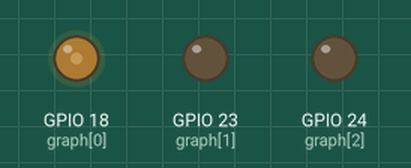
The program below on a simulated Raspberry Pi (BCM pin numbers). Parts: output pins drawn as LEDs (lit = HIGH). At 5.0 s the program stops and its outputs stay as they are.

Above: at 0.1 s.
At 1.1 s:
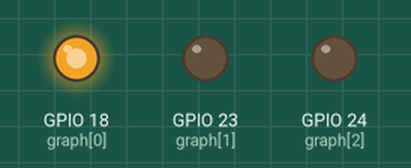
At 2.1 s:
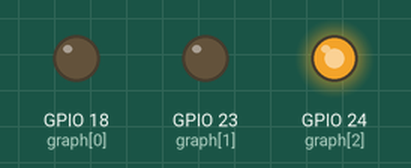
At 3.1 s:
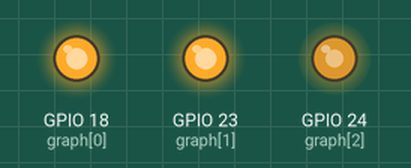
At 5.1 s:
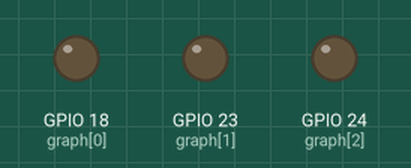
Timing chart, 0 to 6.5 s (numbered marks = the images above):
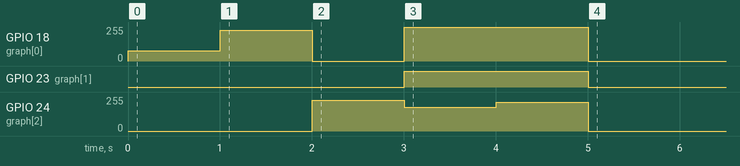

The program:

ex06_ledbargraph.py
```python
from gpiozero import LEDBarGraph
from time import sleep

graph = LEDBarGraph(18, 23, 24, pwm=True)

graph.value = 1/10 # (0.5, 0, 0)
sleep(1)
graph.value = 3/10 # (1, 0.5, 0)
sleep(1)
# 음수 뒤에서 해석
graph.value = -3/10 # (0, 0, 0)
sleep(1)
graph.value = 9/10 # (1, 1, 1)
sleep(1)
graph.value = 95/100 # (1, 1, 1)
sleep(1)
```

Measured:
- by itself, GPIO 23 (graph[1]): LOW → HIGH at 3.0 s, → LOW 2.0 s later
- by itself, GPIO 24 (graph[2]): 0/255 → 229/255 at 2.0 s, → 179/255 1.0 s later, → 217/255 1.0 s later, → 0/255 1.0 s later
- by itself, GPIO 18 (graph[0]): 0/255 → 77/255 at 0.00 s, → 229/255 1.0 s later, → 0/255 1.0 s later, → 255/255 1.0 s later, … (5 changes in this stretch)
